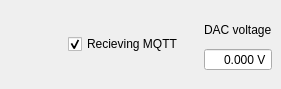
<?xml version="1.0" encoding="UTF-8"?>
<ui version="4.0">
 <class>SimpleCounterRunning</class>
 <widget class="QMainWindow" name="SimpleCounterRunning">
  <property name="geometry">
   <rect>
    <x>0</x>
    <y>0</y>
    <width>281</width>
    <height>89</height>
   </rect>
  </property>
  <property name="windowTitle">
   <string>Simple Counter</string>
  </property>
  <property name="locale">
   <locale language="English" country="UnitedStates"/>
  </property>
  <widget class="QWidget" name="centralwidget">
   <layout class="QVBoxLayout" name="verticalLayout">
    <item>
     <layout class="QHBoxLayout" name="hor_control" stretch="0">
      <item>
       <layout class="QGridLayout" name="grid_control">
        <property name="rightMargin">
         <number>0</number>
        </property>
        <property name="horizontalSpacing">
         <number>20</number>
        </property>
        <item row="0" column="2">
         <widget class="QLabel" name="label_dac">
          <property name="sizePolicy">
           <sizepolicy hsizetype="Preferred" vsizetype="Fixed">
            <horstretch>0</horstretch>
            <verstretch>0</verstretch>
           </sizepolicy>
          </property>
          <property name="minimumSize">
           <size>
            <width>0</width>
            <height>25</height>
           </size>
          </property>
          <property name="text">
           <string>DAC voltage</string>
          </property>
         </widget>
        </item>
        <item row="1" column="2">
         <layout class="QHBoxLayout" name="horizontalLayout_3">
          <item>
           <widget class="QDoubleSpinBox" name="doubleSpinBox">
            <property name="sizePolicy">
             <sizepolicy hsizetype="Preferred" vsizetype="Fixed">
              <horstretch>0</horstretch>
              <verstretch>0</verstretch>
             </sizepolicy>
            </property>
            <property name="minimumSize">
             <size>
              <width>60</width>
              <height>0</height>
             </size>
            </property>
            <property name="alignment">
             <set>Qt::AlignRight|Qt::AlignTrailing|Qt::AlignVCenter</set>
            </property>
            <property name="readOnly">
             <bool>true</bool>
            </property>
            <property name="buttonSymbols">
             <enum>QAbstractSpinBox::NoButtons</enum>
            </property>
            <property name="keyboardTracking">
             <bool>false</bool>
            </property>
            <property name="suffix">
             <string> V</string>
            </property>
            <property name="decimals">
             <number>3</number>
            </property>
            <property name="minimum">
             <double>-10.000000000000000</double>
            </property>
            <property name="maximum">
             <double>10.000000000000000</double>
            </property>
            <property name="singleStep">
             <double>0.001000000000000</double>
            </property>
            <property name="value">
             <double>0.000000000000000</double>
            </property>
           </widget>
          </item>
         </layout>
        </item>
        <item row="0" column="1" rowspan="2">
         <widget class="QCheckBox" name="checkBox">
          <property name="text">
           <string>Recieving MQTT</string>
          </property>
          <property name="checked">
           <bool>true</bool>
          </property>
         </widget>
        </item>
        <item row="0" column="0" rowspan="2">
         <spacer name="horizontalSpacer">
          <property name="orientation">
           <enum>Qt::Horizontal</enum>
          </property>
          <property name="sizeHint" stdset="0">
           <size>
            <width>40</width>
            <height>20</height>
           </size>
          </property>
         </spacer>
        </item>
       </layout>
      </item>
     </layout>
    </item>
   </layout>
  </widget>
 </widget>
 <resources/>
 <connections/>
</ui>
